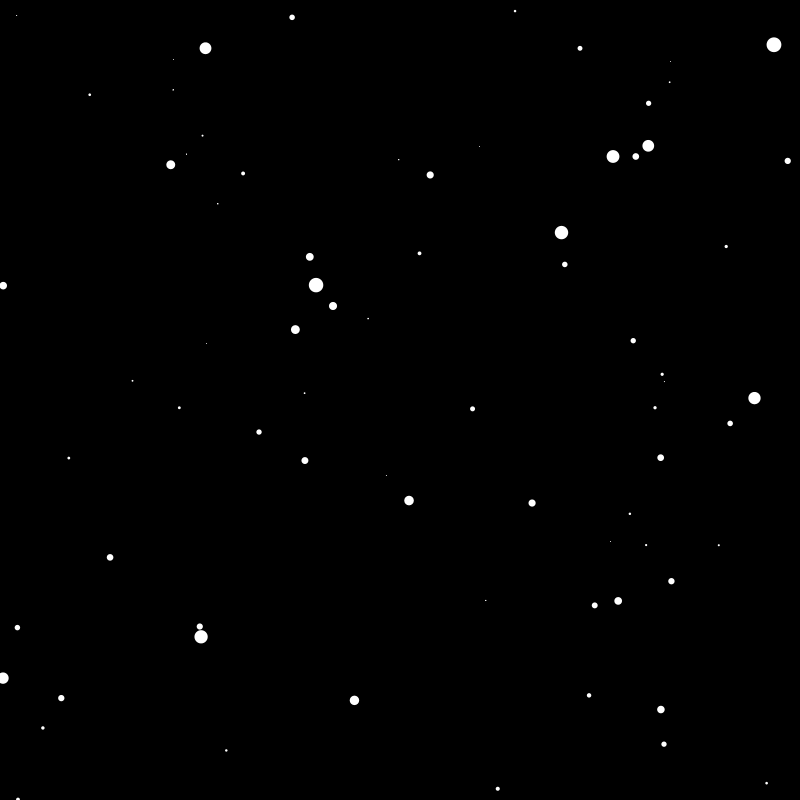
Frame 1 (no input)
Frame 60 (the mouse pressed at the canvas centre just before this capture): identical to frame 1, image omitted
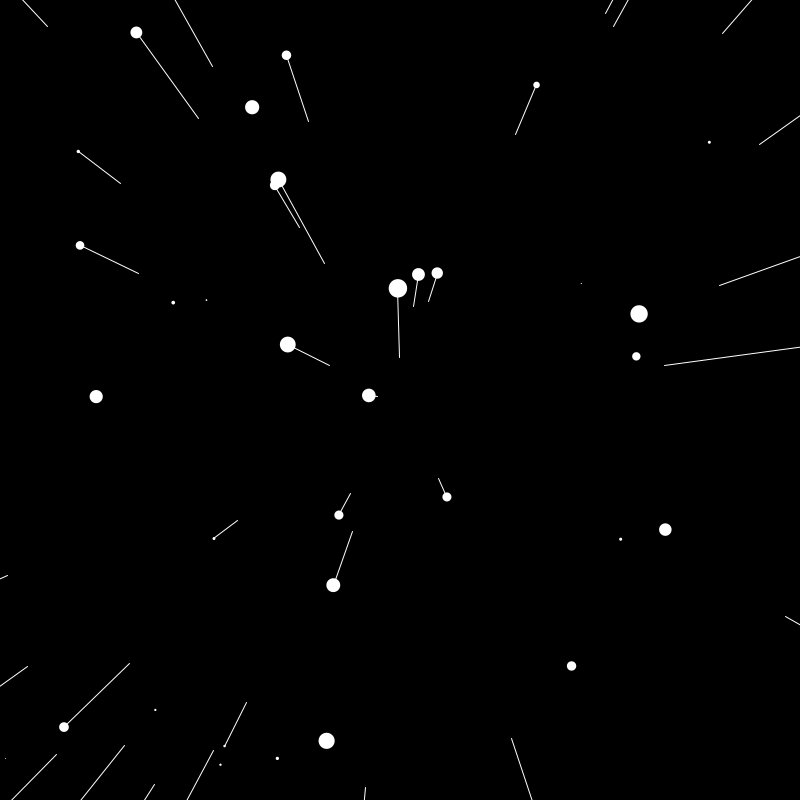
Frame 120 (the mouse held since frame 60 and released just before this capture)

The Processing sketch that drew these frames (run headless with seeded random() and noise(); from frame 60 on, the mouse is pressed at the canvas centre):

// Processing sketch: Stars
// ── Stars.pde
Star[] stars= new Star[800];
float speed;  

void setup () {
  size (800, 800);
  for (int i = 0 ; i < stars.length ; i++ ) {
    stars[i] = new Star();
  }
}

void draw () {
  speed = map (mouseX, 0 ,width, 0, 200);
  background(0);
  translate(width/2, height/2);
  for (int i = 0 ; i < stars.length ;  i++) {
   stars[i].update();
   stars[i].show();
  }
}

// ── Star.pde
class Star {
 
  float x;
  float y;
  float z;
  float pz;
  
  Star () {
    
    x = random(-width, width);
    y = random(-height, height);
    z = random(width);
    pz  = z;
  }
  
  void update () {
    pz = z;
    z  = z - speed;

    if (z < 1) {
      z = random(width);
      x = random(-width, width);
      y = random(-height, height);
      pz  = z;
    }
  }
  
  void show () {
    fill(255);
    noStroke();
    
    float sx = map (x/z, 0, 1, 0, width);
    float sy = map (y/z, 0, 1, 0, height);
    float r = map (z, 0 , width, 20, 0);
    
    ellipse(sx, sy, r, r);
    
    float px = map (x/pz, 0, 1, 0, width);
    float py = map (y/pz, 0, 1, 0, height);
    
    stroke(255);
    line(px, py, sx, sy); 
  }

}
